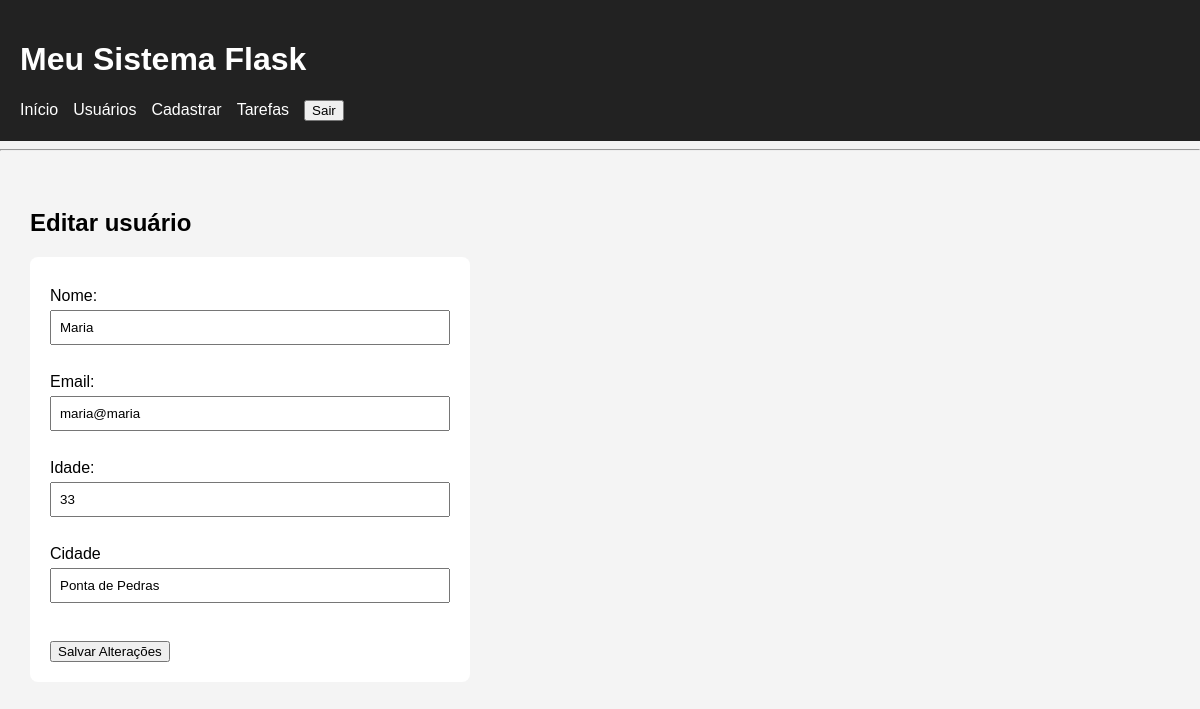
Page /usuarios/editar/13 (signed in) on the committed database.
### tables this page shows
CREATE TABLE usuarios (
                       id  INTEGER PRIMARY KEY AUTOINCREMENT,
                       nome TEXT NOT NULL, 
                       email TEXT NOT NULL,
                       idade INTERGER,
                       cidade TEXT                       
                   );

### routes/usuarios.py (the view, shortened to what this page needs)
@usuarios_bp.route("/editar/<int:id>", methods=["GET", "POST"])
@login_required
def editar(id):
    usuario = buscar_usuario(id)
    if usuario is None:
        abort(404)
    usuario = buscar_usuario(id)
    if usuario is None:
        return abort(404)
    return render_template("editar.html", usuario=usuario)

### auth_utils.py (called while the page is built, shortened)
def login_required(funcao):
    @wraps(funcao)
    def verificar_login(*args, **kwargs):
        return funcao(*args, **kwargs)
    return verificar_login

### banco.py (called while the page is built)
def conectar():
    conexao = sqlite3.connect("banco.db")
    conexao.row_factory = sqlite3.Row
    conexao.execute(
        "PRAGMA foreign_keys = ON"
    )
    return conexao

def buscar_usuario(id):
    conexao = conectar()
    cursor = conexao.cursor()
    cursor.execute(
        "SELECT * FROM usuarios WHERE id = ?",
        (id,)
    )
    usuario = cursor.fetchone()
    conexao.close()
    return usuario

### templates/editar.html (shortened to what this page needs)
{% extends "base.html" %}
{% block conteudo %}
<h2>Editar usuário</h2>
<form method="POST" class="formulario">
    <label>Nome: </label>
    <input type="text" name="nome" value="{{usuario.nome}}">
    <br><br>
    <label>Email:</label>
    <input type="email" name="email" value="{{usuario.email}}">
    <br><br>
    <label>Idade:</label>
    <input type="number" name="idade" value="{{usuario.idade}}">
    <br><br>
    <label>Cidade</label>
    <input type="text" name="cidade" value="{{usuario.cidade}}">
    <br><br>
    <button type="submit">Salvar Alterações</button>
</form>
{% endblock %}

### static/css/style.css (style rules this page uses)
body { font-family: Arial, sans-serif; margin: 0; background-color: #f4f4f4; }
.formulario { max-width: 400px; background-color: white; padding: 20px; border-radius: 8px; }
.formulario label { display: block; margin-top: 10px; }
.formulario input, .formulario select { width: 100%; padding: 8px; margin-top: 5px; box-sizing: border-box; }
.formulario button { margin-top: 20px; }

### rows in the picture
usuarios: nome "Maria", email "maria@maria", idade "33", cidade "Ponta de Pedras"
